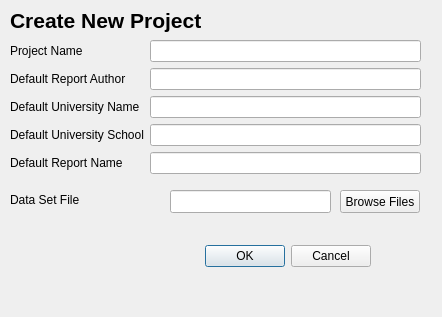
<?xml version="1.0" encoding="UTF-8"?>
<ui version="4.0">
 <class>Dialog</class>
 <widget class="QDialog" name="Dialog">
  <property name="geometry">
   <rect>
    <x>0</x>
    <y>0</y>
    <width>442</width>
    <height>317</height>
   </rect>
  </property>
  <property name="windowTitle">
   <string>Project Set Up</string>
  </property>
  <widget class="QDialogButtonBox" name="buttonBox">
   <property name="geometry">
    <rect>
     <x>30</x>
     <y>240</y>
     <width>341</width>
     <height>32</height>
    </rect>
   </property>
   <property name="orientation">
    <enum>Qt::Horizontal</enum>
   </property>
   <property name="standardButtons">
    <set>QDialogButtonBox::Cancel|QDialogButtonBox::Ok</set>
   </property>
  </widget>
  <widget class="QWidget" name="formLayoutWidget">
   <property name="geometry">
    <rect>
     <x>10</x>
     <y>40</y>
     <width>411</width>
     <height>141</height>
    </rect>
   </property>
   <layout class="QFormLayout" name="formLayout">
    <item row="0" column="0">
     <widget class="QLabel" name="reportNameLabel">
      <property name="text">
       <string>Project Name</string>
      </property>
     </widget>
    </item>
    <item row="0" column="1">
     <widget class="QLineEdit" name="reportNameLineEdit"/>
    </item>
    <item row="1" column="0">
     <widget class="QLabel" name="reportAuthorLabel">
      <property name="text">
       <string>Default Report Author</string>
      </property>
     </widget>
    </item>
    <item row="1" column="1">
     <widget class="QLineEdit" name="reportAuthorLineEdit"/>
    </item>
    <item row="2" column="0">
     <widget class="QLabel" name="universityNameLabel">
      <property name="text">
       <string>Default University Name</string>
      </property>
     </widget>
    </item>
    <item row="2" column="1">
     <widget class="QLineEdit" name="universityNameLineEdit"/>
    </item>
    <item row="3" column="0">
     <widget class="QLabel" name="universitySchoolLabel">
      <property name="text">
       <string>Default University School</string>
      </property>
     </widget>
    </item>
    <item row="3" column="1">
     <widget class="QLineEdit" name="universitySchoolLineEdit"/>
    </item>
    <item row="4" column="0">
     <widget class="QLabel" name="defaultReportNameLabel">
      <property name="text">
       <string>Default Report Name</string>
      </property>
     </widget>
    </item>
    <item row="4" column="1">
     <widget class="QLineEdit" name="defaultReportNameLineEdit"/>
    </item>
   </layout>
  </widget>
  <widget class="QLabel" name="label">
   <property name="geometry">
    <rect>
     <x>10</x>
     <y>190</y>
     <width>111</width>
     <height>20</height>
    </rect>
   </property>
   <property name="text">
    <string>Data Set File</string>
   </property>
  </widget>
  <widget class="QLineEdit" name="lineEdit">
   <property name="geometry">
    <rect>
     <x>170</x>
     <y>190</y>
     <width>161</width>
     <height>23</height>
    </rect>
   </property>
  </widget>
  <widget class="QPushButton" name="pushButton">
   <property name="geometry">
    <rect>
     <x>340</x>
     <y>190</y>
     <width>80</width>
     <height>23</height>
    </rect>
   </property>
   <property name="text">
    <string>Browse Files</string>
   </property>
  </widget>
  <widget class="QLabel" name="label_6">
   <property name="geometry">
    <rect>
     <x>10</x>
     <y>0</y>
     <width>431</width>
     <height>41</height>
    </rect>
   </property>
   <property name="text">
    <string>&lt;html&gt;&lt;head/&gt;&lt;body&gt;&lt;p&gt;&lt;span style=&quot; font-size:16pt; font-weight:600;&quot;&gt;Create New Project&lt;/span&gt;&lt;/p&gt;&lt;/body&gt;&lt;/html&gt;</string>
   </property>
  </widget>
 </widget>
 <resources/>
 <connections>
  <connection>
   <sender>buttonBox</sender>
   <signal>accepted()</signal>
   <receiver>Dialog</receiver>
   <slot>accept()</slot>
   <hints>
    <hint type="sourcelabel">
     <x>248</x>
     <y>254</y>
    </hint>
    <hint type="destinationlabel">
     <x>157</x>
     <y>274</y>
    </hint>
   </hints>
  </connection>
  <connection>
   <sender>buttonBox</sender>
   <signal>rejected()</signal>
   <receiver>Dialog</receiver>
   <slot>reject()</slot>
   <hints>
    <hint type="sourcelabel">
     <x>316</x>
     <y>260</y>
    </hint>
    <hint type="destinationlabel">
     <x>286</x>
     <y>274</y>
    </hint>
   </hints>
  </connection>
 </connections>
</ui>
